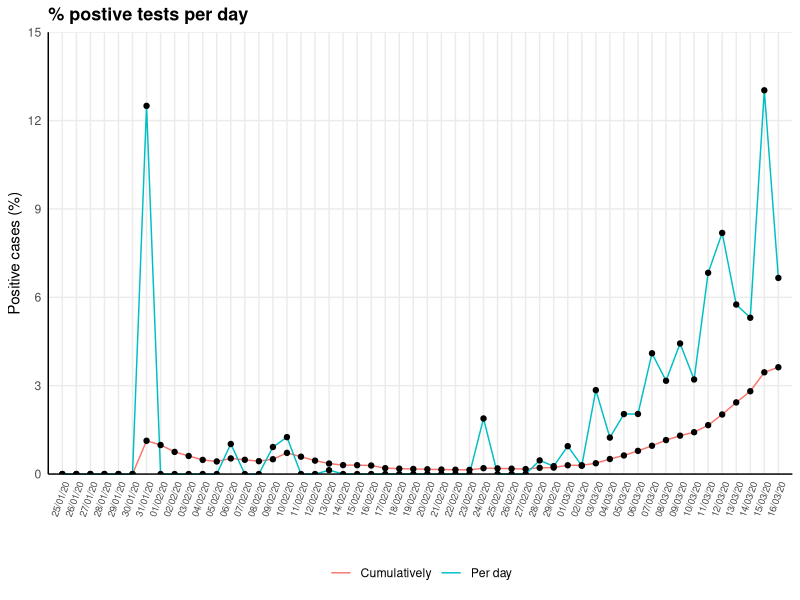

Recreate this plot in R.
## Exploration of UK COVID-19 data: Proportion of positive tests
## Emma Doughty (e.doughty6@gmail.com)

# Install libraries if necessary
#if(!require(ggpubr)) install.packages("ggpubr")
#if(!require(tidyverse)) install.packages("tidyverse")
#if(!require(scales)) install.packages("scales")

# Load libraries
library(readr)
library(tidyr)
library(plyr)
library(ggplot2)
library(scales)
library(ggpubr)

#### Load data ####
COVID19_by_day <- read_csv("Data/COVID19_by_day.csv")
COVID19_by_day$Date <- as.Date(COVID19_by_day$Date, format = "%d/%m/%y")
COVID19_by_day <- COVID19_by_day[order(COVID19_by_day$Date),]

df_NewPos <- data.frame(Date = COVID19_by_day$Date,
                          NewCases = COVID19_by_day$NewCases,
                          CumCases = COVID19_by_day$CumCases,
                          NewTests = COVID19_by_day$NewTests,
                          CumTests = COVID19_by_day$CumTests,
                          TestStat = "Per day",
                          StatValue = (100 * (COVID19_by_day$NewCases / COVID19_by_day$NewTests)),
                          stringsAsFactors = FALSE)


df_CumPos <- data.frame(Date = COVID19_by_day$Date,
                        NewCases = COVID19_by_day$NewCases,
                        CumCases = COVID19_by_day$CumCases,
                        NewTests = COVID19_by_day$NewTests,
                        CumTests = COVID19_by_day$CumTests,
                        TestStat = "Cumulatively",
                        StatValue = (100 * (COVID19_by_day$CumCases / COVID19_by_day$CumTests)),
                        stringsAsFactors = FALSE)

df_PosTests <- rbind(df_NewPos, df_CumPos)

PosTests_Factor <- 10^(floor(log10(signif(max(df_PosTests$StatValue)))))
PosTests_Breaks <- ceiling(PosTests_Factor/2)

plot_PosTests <- ggplot(data=df_PosTests, aes(x=Date, y=df_PosTests$StatValue, group=TestStat)) +
  geom_line(aes(color=TestStat))+
  geom_point()+
  scale_x_date(labels = date_format("%d/%m/%y"), expand = c(0, 1), 
               limits = c(min(df_PosTests$Date), max(df_PosTests$Date)),
               breaks = seq(min(df_PosTests$Date), max(df_PosTests$Date), 1)) +
  scale_y_continuous(limits = c(0, 15), 
                     breaks = seq(0, 15, 3),
                     expand = c(0, 0)) +
  ylab("Positive cases (%)") + xlab("") +
  ggtitle("% postive tests per day") +
  theme_minimal() +
  theme(plot.title = element_text(size=13, face="bold"),
        legend.title = element_blank(),
        legend.position = "bottom", 
        axis.line = element_line(colour = "black"),
        axis.text.x = element_text(angle = 70, hjust = 1, vjust = 1, size = 7), 
        panel.grid.minor = element_blank())

ggsave("PosTests_plot.png")

# 
# 
# 
# df_TestNeg <- data.frame(Date = COVID19_by_day$Date,
#                        TestRes = "Negative",
#                        StatValue = COVID19_by_day$NewTests - COVID19_by_day$NewCases,
#                        stringsAsFactors = FALSE)
# df_TestNeg <- as.data.frame(lapply(df_TestNeg, rep, df_TestNeg$StatValue))
# 
# df_TestPos <- data.frame(Date = COVID19_by_day$Date,
#                       TestRes = "Positive",
#                       StatValue = COVID19_by_day$NewCases,
#                       stringsAsFactors = FALSE)
# df_TestPos <- as.data.frame(lapply(df_TestPos, rep, df_TestPos$StatValue))
# 
# df_TestRes <- rbind(df_TestNeg, df_TestPos)    
# 
# TestRes_Sigfig <- signif(max(df_TestRes$StatValue))
# TestRes_Factor <- 10^(floor(log10(TestRes_Sigfig)))
# TestRes_Max <- round_any(max(df_TestRes$StatValue), TestRes_Factor, f=ceiling)
# TestRes_Breaks <- ceiling(TestRes_Factor/2)
# 
# plot_TestRes <- ggplot(data=df_TestRes, aes(x=df_TestRes$Date, fill=df_TestRes$TestRes)) +
#   geom_histogram(binwidth=1, boundary = 1, colour="black") +
#   scale_x_date(labels = date_format("%d/%m/%y"), expand = c(0, 0), 
#                limits = c(min(df_TestRes$Date)-1, max(df_TestRes$Date)),
#                breaks = seq(min(df_TestRes$Date)-1, max(df_TestRes$Date), 1)) +
#   scale_y_continuous(limits = c(0, TestRes_Max), 
#                      breaks = seq(0, TestRes_Max, TestRes_Breaks),
#                      expand = c(0, 0)) +
#   ylab("Frequency") + xlab("Date") +
#   ggtitle("UK SARS-CoV2 tests per day") +
#   theme_minimal() +
#   theme(plot.title = element_text(size=13, face="bold"),
#         legend.title = element_blank(),
#         legend.position = "bottom", 
#         axis.line = element_line(colour = "black"),
#         axis.text.x = element_text(angle = 70, hjust = 1, vjust = 1), 
#         panel.grid.minor = element_blank())
# 
# 
# TestPos_Sigfig <- signif(max(df_TestPos$StatValue))
# TestPos_Factor <- 10^(floor(log10(TestPos_Sigfig)))
# TestPos_Max <- round_any(max(df_TestPos$StatValue), TestPos_Factor, f=ceiling)
# TestPos_Breaks <- ceiling(TestPos_Factor/2)
# 
# plot_TestPos <- ggplot(data=df_TestPos, aes(x=df_TestPos$Date, fill=df_TestPos$TestPos)) +
#   geom_histogram(binwidth=1, boundary = 1, colour="black") +
#   scale_x_date(labels = date_format("%d/%m/%y"), expand = c(0, 0), 
#                limits = c(min(df_TestPos$Date)-1, max(df_TestPos$Date)),
#                breaks = seq(min(df_TestPos$Date)-1, max(df_TestPos$Date), 1)) +
#   scale_y_continuous(limits = c(0, TestPos_Max), 
#                      breaks = seq(0, TestPos_Max, TestPos_Breaks),
#                      expand = c(0, 0)) +
#   ylab("Frequency") + xlab("Date") +
#   ggtitle("UK SARS-CoV2 tests per day") +
#   theme_minimal() +
#   theme(plot.title = element_text(size=13, face="bold"),
#         legend.title = element_blank(),
#         legend.position = "bottom", 
#         axis.line = element_line(colour = "black"),
#         axis.text.x = element_text(angle = 70, hjust = 1, vjust = 1), 
#         panel.grid.minor = element_blank())
# 
# 
# 
# 
